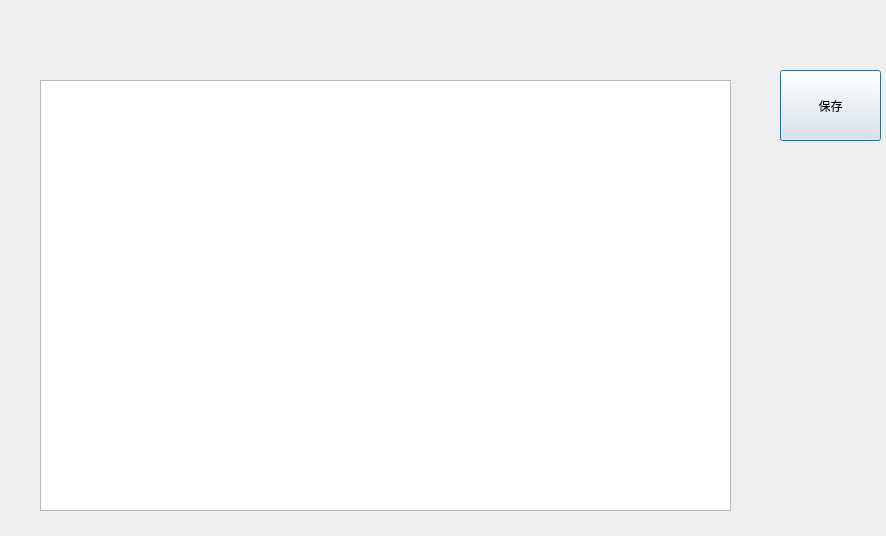
<?xml version="1.0" encoding="UTF-8"?>
<ui version="4.0">
 <class>Dialog1</class>
 <widget class="QDialog" name="Dialog1">
  <property name="geometry">
   <rect>
    <x>0</x>
    <y>0</y>
    <width>886</width>
    <height>536</height>
   </rect>
  </property>
  <property name="windowTitle">
   <string>Dialog</string>
  </property>
  <property name="styleSheet">
   <string notr="true">border-image: url(:/C:/Users/陈龙/Desktop/处理后的图/素材10.png);</string>
  </property>
  <widget class="QTextEdit" name="textEdit">
   <property name="geometry">
    <rect>
     <x>40</x>
     <y>80</y>
     <width>691</width>
     <height>431</height>
    </rect>
   </property>
   <property name="styleSheet">
    <string notr="true">border-image: url(:/C:/Users/陈龙/Desktop/处理后的图/透明.png);
color: rgb(255, 255, 255);
font: 12pt &quot;宋体&quot;;
</string>
   </property>
  </widget>
  <widget class="QPushButton" name="pushButton">
   <property name="geometry">
    <rect>
     <x>780</x>
     <y>70</y>
     <width>101</width>
     <height>71</height>
    </rect>
   </property>
   <property name="styleSheet">
    <string notr="true">border-image: url(:/C:/Users/陈龙/Desktop/处理后的图/按钮1.png);
font: 16pt &quot;宋体&quot;;</string>
   </property>
   <property name="text">
    <string>保存</string>
   </property>
  </widget>
 </widget>
 <resources/>
 <connections/>
</ui>
